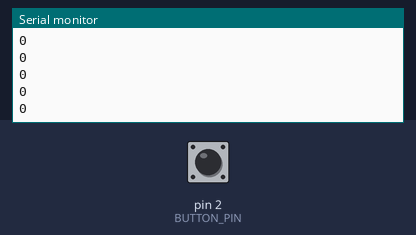
The sketch below on a simulated Arduino Uno, built with avr-gcc and run on an emulated ATmega328P. On the bench: the last lines printed to the serial monitor. The inputs (shaded band) are chosen by the test bench; at power-on: pin 2 (BUTTON_PIN) HIGH.

Above: at 1.2 s.
1.3 s: pin 2 (BUTTON_PIN) pulled LOW for 0.15 s
At 1.31 s:
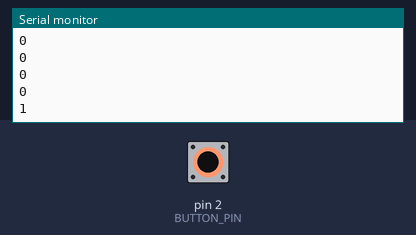
2.9 s: pin 2 (BUTTON_PIN) pulled LOW for 1 s
At 2.91 s:
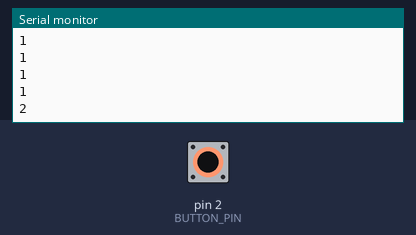
5.4 s: pin 2 (BUTTON_PIN) pulled LOW for 0.15 s
At 5.41 s:
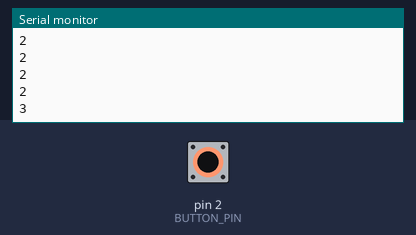
Timing chart, 0 to 8.4 s (numbered marks = the images above; inputs shaded):
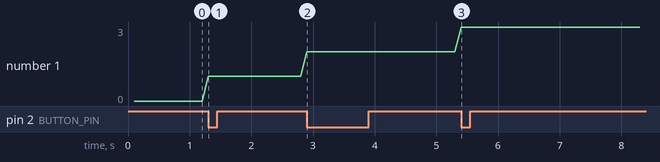

The sketch:

HW1_C3.ino
```cpp
enum State {
    STOPPED,
    ADDING,
    COUNTDOWN
};

int timer = 0;
const int BUTTON_PIN = 2;
unsigned long previousTime = 0;
unsigned long previousPrintTime = 0;
unsigned long previousCountdownTime = 0;
int buttonState;
int lastButtonState = HIGH;
State currentState = STOPPED;

void setup() {
    pinMode(BUTTON_PIN, INPUT_PULLUP);
    Serial.begin(9600);
}

void loop() {
    unsigned long currentTime = millis();
    buttonState = digitalRead(BUTTON_PIN);

    //Check button state change from high to low (button press)
    if (buttonState == LOW && lastButtonState == HIGH) {
      previousTime = currentTime;
      if (currentState == STOPPED || currentState == COUNTDOWN) {
          currentState = ADDING;
      }
      timer++;
    }
    lastButtonState = buttonState;

    //Only starts countdown when no button press detect in the last 3 seconds.
    if (currentState == ADDING && currentTime - previousTime >= 3000) {
      currentState = COUNTDOWN;
    }

    if (currentState == COUNTDOWN && currentTime - previousCountdownTime >= 1000 && timer > 0) {
      previousCountdownTime = currentTime;
      timer--;
    }

    if (currentTime - previousPrintTime >= 100) {
      Serial.println(timer);
      previousPrintTime = currentTime;
    }
}
```

Measured:
- after the input at 1.3 s, the serial monitor: prints a new line at once (image 1)
- after the input at 2.9 s, the serial monitor: prints a new line at once (image 2)
- after the input at 5.4 s, the serial monitor: prints a new line at once (image 3)
- plotted number 1: 0 → 1 after the input at 1.3 s, 1 → 2 after the input at 2.9 s
